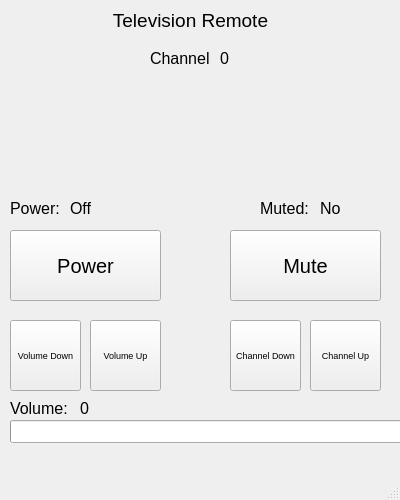
<?xml version="1.0" encoding="UTF-8"?>
<ui version="4.0">
 <class>MainWindow</class>
 <widget class="QMainWindow" name="MainWindow">
  <property name="geometry">
   <rect>
    <x>0</x>
    <y>0</y>
    <width>400</width>
    <height>500</height>
   </rect>
  </property>
  <property name="minimumSize">
   <size>
    <width>400</width>
    <height>500</height>
   </size>
  </property>
  <property name="maximumSize">
   <size>
    <width>400</width>
    <height>500</height>
   </size>
  </property>
  <property name="windowTitle">
   <string>MainWindow</string>
  </property>
  <widget class="QWidget" name="centralwidget">
   <widget class="QLabel" name="label_title">
    <property name="geometry">
     <rect>
      <x>110</x>
      <y>10</y>
      <width>161</width>
      <height>21</height>
     </rect>
    </property>
    <property name="font">
     <font>
      <pointsize>14</pointsize>
     </font>
    </property>
    <property name="text">
     <string>Television Remote</string>
    </property>
    <property name="alignment">
     <set>Qt::AlignCenter</set>
    </property>
   </widget>
   <widget class="QLabel" name="label_power">
    <property name="geometry">
     <rect>
      <x>10</x>
      <y>200</y>
      <width>61</width>
      <height>16</height>
     </rect>
    </property>
    <property name="font">
     <font>
      <pointsize>12</pointsize>
     </font>
    </property>
    <property name="frameShadow">
     <enum>QFrame::Plain</enum>
    </property>
    <property name="text">
     <string>Power:</string>
    </property>
   </widget>
   <widget class="QLabel" name="label_power_status">
    <property name="geometry">
     <rect>
      <x>70</x>
      <y>200</y>
      <width>51</width>
      <height>16</height>
     </rect>
    </property>
    <property name="font">
     <font>
      <pointsize>12</pointsize>
     </font>
    </property>
    <property name="text">
     <string>Off</string>
    </property>
   </widget>
   <widget class="QLabel" name="label_muted">
    <property name="geometry">
     <rect>
      <x>260</x>
      <y>200</y>
      <width>61</width>
      <height>16</height>
     </rect>
    </property>
    <property name="font">
     <font>
      <pointsize>12</pointsize>
     </font>
    </property>
    <property name="frameShadow">
     <enum>QFrame::Plain</enum>
    </property>
    <property name="text">
     <string>Muted:</string>
    </property>
   </widget>
   <widget class="QLabel" name="label_muted_status">
    <property name="geometry">
     <rect>
      <x>320</x>
      <y>200</y>
      <width>51</width>
      <height>16</height>
     </rect>
    </property>
    <property name="font">
     <font>
      <pointsize>12</pointsize>
     </font>
    </property>
    <property name="text">
     <string>No</string>
    </property>
   </widget>
   <widget class="QLabel" name="label_volume">
    <property name="geometry">
     <rect>
      <x>10</x>
      <y>400</y>
      <width>61</width>
      <height>16</height>
     </rect>
    </property>
    <property name="font">
     <font>
      <pointsize>12</pointsize>
     </font>
    </property>
    <property name="frameShadow">
     <enum>QFrame::Plain</enum>
    </property>
    <property name="text">
     <string>Volume:</string>
    </property>
   </widget>
   <widget class="QLabel" name="label_volume_status">
    <property name="geometry">
     <rect>
      <x>80</x>
      <y>400</y>
      <width>51</width>
      <height>16</height>
     </rect>
    </property>
    <property name="font">
     <font>
      <pointsize>12</pointsize>
     </font>
    </property>
    <property name="text">
     <string>0</string>
    </property>
   </widget>
   <widget class="QLabel" name="label_channel_status">
    <property name="geometry">
     <rect>
      <x>220</x>
      <y>50</y>
      <width>51</width>
      <height>16</height>
     </rect>
    </property>
    <property name="font">
     <font>
      <pointsize>12</pointsize>
     </font>
    </property>
    <property name="text">
     <string>0</string>
    </property>
   </widget>
   <widget class="QLabel" name="label_channel">
    <property name="geometry">
     <rect>
      <x>150</x>
      <y>50</y>
      <width>61</width>
      <height>16</height>
     </rect>
    </property>
    <property name="font">
     <font>
      <pointsize>12</pointsize>
     </font>
    </property>
    <property name="frameShadow">
     <enum>QFrame::Plain</enum>
    </property>
    <property name="text">
     <string>Channel:</string>
    </property>
   </widget>
   <widget class="QPushButton" name="button_power">
    <property name="geometry">
     <rect>
      <x>10</x>
      <y>230</y>
      <width>151</width>
      <height>71</height>
     </rect>
    </property>
    <property name="font">
     <font>
      <pointsize>15</pointsize>
     </font>
    </property>
    <property name="text">
     <string>Power</string>
    </property>
   </widget>
   <widget class="QPushButton" name="button_mute">
    <property name="geometry">
     <rect>
      <x>230</x>
      <y>230</y>
      <width>151</width>
      <height>71</height>
     </rect>
    </property>
    <property name="font">
     <font>
      <pointsize>15</pointsize>
     </font>
    </property>
    <property name="text">
     <string>Mute</string>
    </property>
   </widget>
   <widget class="QPushButton" name="button_volume_down">
    <property name="geometry">
     <rect>
      <x>10</x>
      <y>320</y>
      <width>71</width>
      <height>71</height>
     </rect>
    </property>
    <property name="font">
     <font>
      <pointsize>7</pointsize>
     </font>
    </property>
    <property name="text">
     <string>Volume Down</string>
    </property>
   </widget>
   <widget class="QPushButton" name="button_volume_up">
    <property name="geometry">
     <rect>
      <x>90</x>
      <y>320</y>
      <width>71</width>
      <height>71</height>
     </rect>
    </property>
    <property name="font">
     <font>
      <pointsize>7</pointsize>
     </font>
    </property>
    <property name="text">
     <string>Volume Up</string>
    </property>
   </widget>
   <widget class="QPushButton" name="button_channel_down">
    <property name="geometry">
     <rect>
      <x>230</x>
      <y>320</y>
      <width>71</width>
      <height>71</height>
     </rect>
    </property>
    <property name="font">
     <font>
      <pointsize>7</pointsize>
     </font>
    </property>
    <property name="text">
     <string>Channel Down</string>
    </property>
   </widget>
   <widget class="QPushButton" name="button_channel_up">
    <property name="geometry">
     <rect>
      <x>310</x>
      <y>320</y>
      <width>71</width>
      <height>71</height>
     </rect>
    </property>
    <property name="font">
     <font>
      <pointsize>7</pointsize>
     </font>
    </property>
    <property name="text">
     <string>Channel Up</string>
    </property>
   </widget>
   <widget class="QProgressBar" name="bar_volume_status">
    <property name="geometry">
     <rect>
      <x>10</x>
      <y>420</y>
      <width>411</width>
      <height>23</height>
     </rect>
    </property>
    <property name="value">
     <number>0</number>
    </property>
    <property name="format">
     <string/>
    </property>
   </widget>
   <widget class="QLabel" name="channel0">
    <property name="geometry">
     <rect>
      <x>20</x>
      <y>80</y>
      <width>351</width>
      <height>101</height>
     </rect>
    </property>
    <property name="text">
     <string/>
    </property>
    <property name="pixmap">
     <pixmap>channel0.png</pixmap>
    </property>
   </widget>
   <widget class="QLabel" name="channel1">
    <property name="geometry">
     <rect>
      <x>20</x>
      <y>80</y>
      <width>351</width>
      <height>101</height>
     </rect>
    </property>
    <property name="text">
     <string/>
    </property>
    <property name="pixmap">
     <pixmap>channel1.png</pixmap>
    </property>
   </widget>
   <widget class="QLabel" name="channel2">
    <property name="geometry">
     <rect>
      <x>20</x>
      <y>80</y>
      <width>351</width>
      <height>101</height>
     </rect>
    </property>
    <property name="text">
     <string/>
    </property>
    <property name="pixmap">
     <pixmap>channel2.png</pixmap>
    </property>
   </widget>
   <widget class="QLabel" name="channel3">
    <property name="geometry">
     <rect>
      <x>20</x>
      <y>80</y>
      <width>351</width>
      <height>101</height>
     </rect>
    </property>
    <property name="text">
     <string/>
    </property>
    <property name="pixmap">
     <pixmap>channel3.png</pixmap>
    </property>
   </widget>
  </widget>
  <widget class="QMenuBar" name="menubar">
   <property name="geometry">
    <rect>
     <x>0</x>
     <y>0</y>
     <width>400</width>
     <height>21</height>
    </rect>
   </property>
  </widget>
  <widget class="QStatusBar" name="statusbar"/>
 </widget>
 <resources/>
 <connections/>
</ui>
